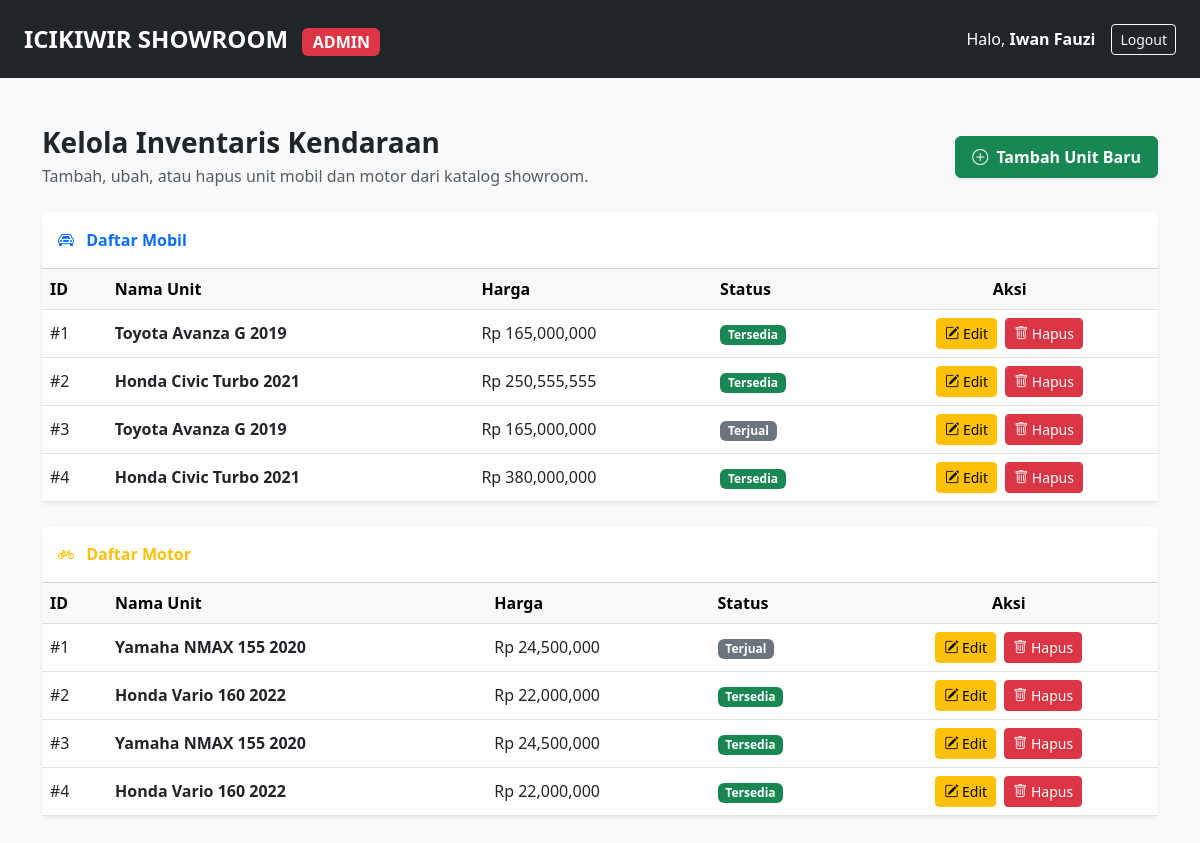
The app's page /dashboard (signed in) with its own data.
### app/models.py (models this page shows, shortened)
class Car(db.Model):
    __tablename__ = 'cars'
    id = db.Column(db.Integer, primary_key=True)
    title = db.Column(db.String(100), nullable=False)
    price = db.Column(db.Numeric(15, 2), nullable=False)
    image_url = db.Column(db.Text, nullable=True)
    status = db.Column(db.String(20), default='available')  # 'available' atau 'sold'

class Motorcycle(db.Model):
    __tablename__ = 'motorcycles'
    id = db.Column(db.Integer, primary_key=True)
    title = db.Column(db.String(100), nullable=False)
    price = db.Column(db.Numeric(15, 2), nullable=False)
    image_url = db.Column(db.Text, nullable=True)
    status = db.Column(db.String(20), default='available')  # 'available' atau 'sold'

### app/app.py (the view, shortened to what this page needs)
@app.route('/dashboard')
@login_required
def dashboard():
    jenis = request.args.get('jenis', 'Semua Jenis')
    merek = request.args.get('merek', 'Semua Merek')
    harga = request.args.get('harga', 'Semua Harga')
    query_cars = Car.query
    query_motos = Motorcycle.query
    if merek != 'Semua Merek':
        query_cars = query_cars.filter(Car.title.ilike(f'%{merek}%'))
        query_motos = query_motos.filter(Motorcycle.title.ilike(f'%{merek}%'))
    if jenis == 'Mobil':
        cars = query_cars.all()
        motorcycles = []
    elif jenis == 'Motor':
        cars = []
        motorcycles = query_motos.all()
    else:
        cars = query_cars.all()
        motorcycles = query_motos.all()
    user_name = session.get('full_name', 'User')
    user_role = session.get('role', 'customer')
    if user_role == 'admin':
        return render_template(
            'admin.html',
            cars=cars,
            motorcycles=motorcycles,
            user_name=user_name,
            selected_jenis=jenis,
            selected_merek=merek,
            selected_harga=harga
        )

### app/app.py (called while the page is built)
def login_required(f):
    @wraps(f)
    def decorated_function(*args, **kwargs):
        if 'user_id' not in session:
            flash('Silakan login terlebih dahulu!', 'warning')
            return redirect(url_for('login'))
        return f(*args, **kwargs)
    return decorated_function

### app/templates/admin.html (shortened to what this page needs)
<!DOCTYPE html>
<html lang="id">
<head>
    <link href="https://cdn.jsdelivr.net/npm/bootstrap@5.3.0/dist/css/bootstrap.min.css" rel="stylesheet">
    <link href="https://cdn.jsdelivr.net/npm/bootstrap-icons@1.10.5/font/bootstrap-icons.css" rel="stylesheet">
</head>
<body class="bg-light">
    <nav class="navbar navbar-dark bg-dark px-4 py-3">
        <a class="navbar-brand fw-bold fs-4" href="{{ url_for('dashboard') }}">ICIKIWIR SHOWROOM <span class="badge bg-danger fs-6 ms-2">ADMIN</span></a>
        <div class="d-flex align-items-center gap-3">
            <span class="text-white">Halo, <strong>{{ user_name }}</strong></span>
            <a href="{{ url_for('logout') }}" class="btn btn-outline-light btn-sm">Logout</a>
        </div>
    </nav>
    <div class="container my-5">
        <div class="d-flex justify-content-between align-items-center mb-4">
            <div>
                <h3 class="fw-bold mb-1">Kelola Inventaris Kendaraan</h3>
                <p class="text-muted mb-0">Tambah, ubah, atau hapus unit mobil dan motor dari katalog showroom.</p>
            </div>
            <button class="btn btn-success fw-bold py-2 px-3 shadow-sm" data-bs-toggle="modal" data-bs-target="#addVehicleModal">
                <i class="bi bi-plus-circle me-1"></i> Tambah Unit Baru
            </button>
        </div>
        <div class="card border-0 shadow-sm mb-4">
            <div class="card-header bg-white fw-bold py-3 text-primary"><i class="bi bi-car-front me-2"></i> Daftar Mobil</div>
            <div class="table-responsive">
                <table class="table align-middle mb-0">
                    <thead class="table-light">
                        <tr>
                            <th>ID</th>
                            <th>Nama Unit</th>
                            <th>Harga</th>
                            <th>Status</th>
                            <th class="text-center">Aksi</th>
                        </tr>
                    </thead>
                    <tbody>
                        {% for car in cars %}
                        <tr>
                            <td>#{{ car.id }}</td>
                            <td class="fw-semibold">{{ car.title }}</td>
                            <td>Rp {{ "{:,.0f}".format(car.price) }}</td>
                            <td>
                                {% if car.status == 'available' %}
                                    <span class="badge bg-success">Tersedia</span>
                                {% else %}
                                    <span class="badge bg-secondary">Terjual</span>
                                {% endif %}
                            </td>
                            <td class="text-center">
                                <a href="{{ url_for('edit_vehicle', type='car', item_id=car.id) }}" class="btn btn-warning btn-sm me-1"><i class="bi bi-pencil-square"></i> Edit</a>
                                <form action="{{ url_for('delete_vehicle', type='car', item_id=car.id) }}" method="POST" class="d-inline" onsubmit="return confirm('Yakin ingin menghapus unit {{ car.title }}?');">
                                    <button type="submit" class="btn btn-danger btn-sm"><i class="bi bi-trash"></i> Hapus</button>
                                </form>
                            </td>
                        </tr>
                        {% else %}
                        <tr>
                            <td colspan="5" class="text-center text-muted py-3">Belum ada data mobil.</td>
                        </tr>
                        {% endfor %}
                    </tbody>
                </table>
            </div>
        </div>
        <div class="card border-0 shadow-sm mb-4">
            <div class="card-header bg-white fw-bold py-3 text-warning"><i class="bi bi-bicycle me-2"></i> Daftar Motor</div>
            <div class="table-responsive">
                <table class="table align-middle mb-0">
                    <thead class="table-light">
                        <tr>
                            <th>ID</th>
                            <th>Nama Unit</th>
                            <th>Harga</th>
                            <th>Status</th>
                            <th class="text-center">Aksi</th>
                        </tr>
                    </thead>
                    <tbody>
                        {% for moto in motorcycles %}
                        <tr>
                            <td>#{{ moto.id }}</td>
                            <td class="fw-semibold">{{ moto.title }}</td>
                            <td>Rp {{ "{:,.0f}".format(moto.price) }}</td>
                            <td>
                                {% if moto.status == 'available' %}
                                    <span class="badge bg-success">Tersedia</span>
                                {% else %}
                                    <span class="badge bg-secondary">Terjual</span>
                                {% endif %}
                            </td>
                            <td class="text-center">
                                <a href="{{ url_for('edit_vehicle', type='motorcycle', item_id=moto.id) }}" class="btn btn-warning btn-sm me-1"><i class="bi bi-pencil-square"></i> Edit</a>
                                <form action="{{ url_for('delete_vehicle', type='motorcycle', item_id=moto.id) }}" method="POST" class="d-inline" onsubmit="return confirm('Yakin ingin menghapus unit {{ moto.title }}?');">
                                    <button type="submit" class="btn btn-danger btn-sm"><i class="bi bi-trash"></i> Hapus</button>
                                </form>
                            </td>
                        </tr>
                        {% else %}
                        <tr>
                            <td colspan="5" class="text-center text-muted py-3">Belum ada data motor.</td>
                        </tr>
                        {% endfor %}
                    </tbody>
                </table>
            </div>
        </div>
    </div>
</body>
</html>

### records on screen
Car: id "1", title "Toyota Avanza G 2019", price "165,000,000", status "Tersedia"
Car: id "2", title "Honda Civic Turbo 2021", price "250,555,555", status "Tersedia"
Car: id "3", title "Toyota Avanza G 2019", price "165,000,000", status "Terjual"
Car: id "4", title "Honda Civic Turbo 2021", price "380,000,000", status "Tersedia"
Motorcycle: id "1", title "Yamaha NMAX 155 2020", price "24,500,000", status "Terjual"
Motorcycle: id "2", title "Honda Vario 160 2022", price "22,000,000", status "Tersedia"
Motorcycle: id "3", title "Yamaha NMAX 155 2020", price "24,500,000", status "Tersedia"
Motorcycle: id "4", title "Honda Vario 160 2022", price "22,000,000", status "Tersedia"

### other values on screen
{{ user_name }} "Iwan Fauzi"
